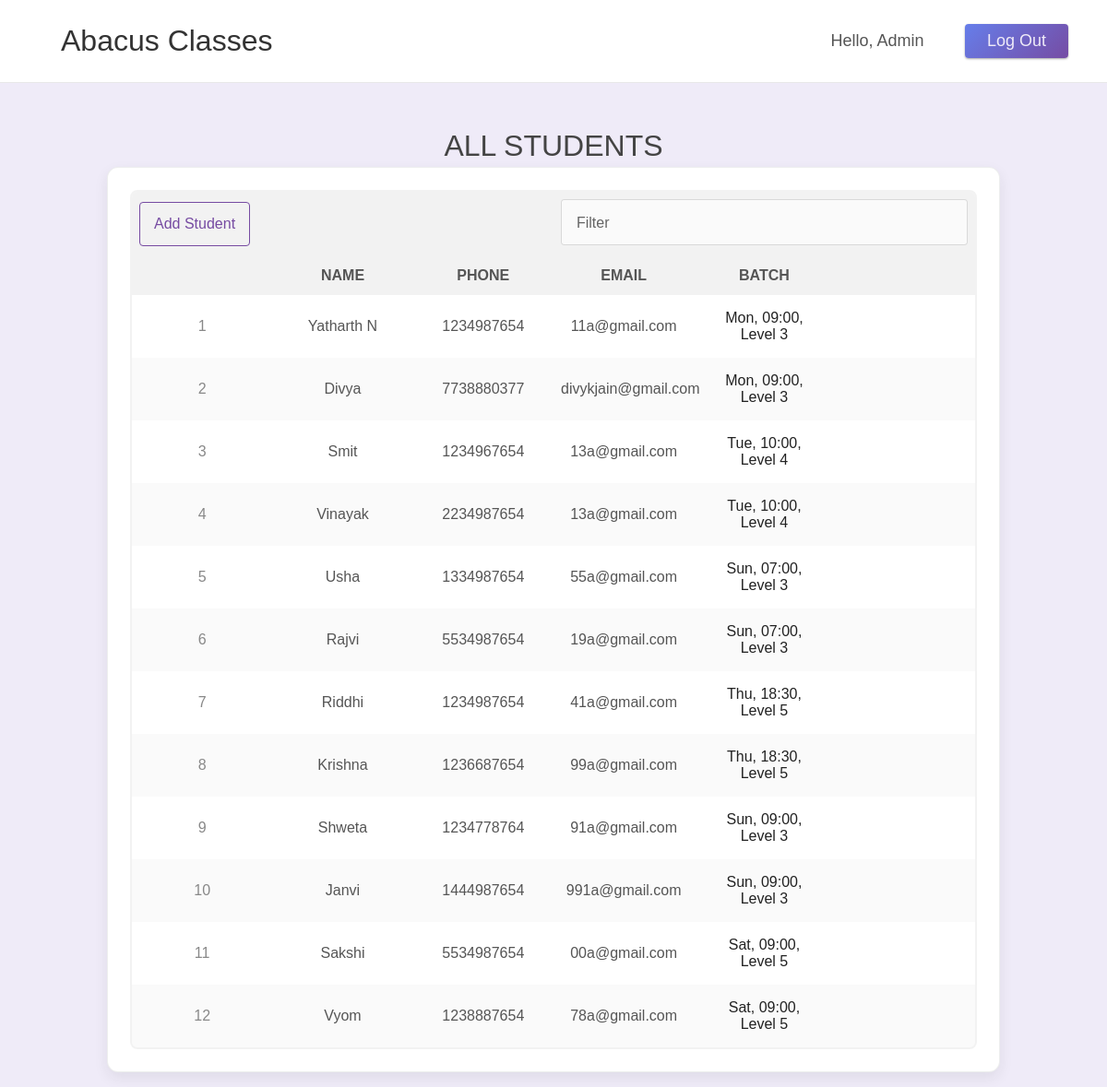
The app's page /student.php (signed in) with its own data.
### tables this page shows
CREATE TABLE `student` (
  `id` int(4) NOT NULL AUTO_INCREMENT,
  `name` varchar(50) DEFAULT NULL,
  `phone` varchar(15) DEFAULT NULL,
  `email` varchar(320) DEFAULT NULL,
  `password` varchar(255) DEFAULT NULL,
  `batch_id` int(4) DEFAULT NULL,
  PRIMARY KEY (`id`),
  KEY `batch_id` (`batch_id`),
  CONSTRAINT `Student_ibfk_1` FOREIGN KEY (`batch_id`) REFERENCES `batch` (`id`)
);

### student.php (the view, shortened to what this page needs)
<!DOCTYPE html>
<html lang="en">
<?php
    include("parts/head.php");
?>
<body>
    <?php
        include("parts/header.php");
    ?>
    <main>
        <h3 class="span6 fancy">All Students</h3>
        <div id="student" class="card span6">
            <table cellspacing="0" cellpadding="0" class="action">
                <tr head>
                    <td colspan="3" class="actions">
                        <a id="add-btn" class="button outline small">Add Student</a>
                    </td>
                    <td colspan="3" class="filter">
                        <label class="textfield">
                            <input type="text" name="filter" placeholder=" ">
                            <span>Filter</span>
                        </label>
                    </td>
                </tr>
                <tr head>
                    <th>&nbsp;</th>
                    <th>Name</th>
                    <th>Phone</th>
                    <th>Email</th>
                    <th>Batch</th>
                    <th>&nbsp;</th>
                </tr>
            <?php
                try {
                    $conn = dbConnect();
                    $studentQuery = $conn->prepare(
                        "SELECT student.id,
                        student.name,
                        student.phone,
                        student.email,
                        batch.id AS bid,
                        CONCAT(LEFT(batch.day, 3), ', ', LEFT(batch.timing, 5), ', Level ', batch.level) AS bname
                        FROM student
                        INNER JOIN batch ON student.batch_id = batch.id"
                    );
                    $studentQuery->execute();
                    while ($student = $studentQuery->fetch(PDO::FETCH_ASSOC)) {
                    ?>
                        <tr data-student-id="<?php echo $student['id'] ?>" data-batch-id="<?php echo $student['bid'] ?>" data-batch-name="<?php echo $student['bname'] ?>" data-phone="<?php echo $student['phone']?>" data-email="<?php echo $student['email']?>" data-name="<?php echo $student['name']?>">
                            <td><?php echo $student['id']?></td>
                            <td><?php echo $student['name']?></td>
                            <td><?php echo $student['phone']?></td>
                            <td><?php echo $student['email']?></td>
                            <td><a class="batch-btn button flat small"><?php echo $student['bname']?></a></td>
                        </tr>
                    <?php
                    }
                } catch (PDOException $e) {
                    error_log("[".date('Y-m-d H:i:s O',time())."] [".basename(__FILE__)."] [session: " . json_encode($_SESSION) . "] [input: " . json_encode($_REQUEST) . "] " . $e->getMessage(), 3, "../logs/db_error.log");
                    exit();
                }
            ?>
            </table>
        </div>
    </main>
</body>
</html>

### css/common.css (style rules this page uses)
* { cursor: default; margin: 0; padding: 0; box-sizing: border-box; user-select: none; }
.button { display: inline-block; vertical-align: middle; text-align: center; font-size: 18px; padding: 8px 24px; border-radius: 4px; border: none; outline: none; text-decoration: none; font-weight: normal; background-image: linear-gradient(135deg, #667eea 0%, #764ba2 34%, #764ba2 66%, #6a11cb 100%); background-size: 300% 300%; background-position: 0% 0%; color: #efebf8; box-shadow: 0 1px 3px rgba(0, 0, 0, 0.12), 0 1px 2px rgba(0, 0, 0, 0.24); transition: box-shadow 0.3s, color 0.3s, transform 0.3s, background-position 0.3s, background-color 0.3s, border 0.3s; cursor: pointer; }
.button.flat { background-image: none; box-shadow: none; color: #222; font-weight: normal; }
.button.outline { background-image: none; box-shadow: none; color: rgb(118, 75, 162); font-weight: normal; border: 1px solid rgb(118, 75, 162); padding: 7px 15px; min-width: 72px; }
.button.small { font-size: 16px; }
.textfield { position: relative; display: inline-block; font-size: 16px; line-height: 1.5; overflow: hidden; border: 1px solid rgba(0, 0, 0, 0.15); border-radius: 4px; }
.textfield > input, .textfield > textarea { display: block; box-sizing: border-box; margin: 0; border: none; border-top: solid 22px transparent; border-radius: 4px; padding: 0 12px 8px; width: 100%; height: 100%; color: rgba(0, 0, 0, 0.87); background-color: rgba(0, 0, 0, 0.02); box-shadow: none; font-family: inherit; font-size: inherit; line-height: inherit; caret-color: #764ab2; transition: border-bottom 0.2s, background-color 0.2s; }
.textfield > input + span, .textfield > textarea + span { position: absolute; top: 0; left: 0; right: 0; bottom: 0; display: block; text-align: left; box-sizing: border-box; padding: 4px 12px 0; color: rgba(0, 0, 0, 0.6); font-size: 75%; line-height: 12px; pointer-events: none; transition: color 0.2s, font-size 0.2s, line-height 0.2s, padding 0.2s; }
h3.fancy { display: block; width: 100%; text-transform: uppercase; text-align: center; font-size: 32px; font-weight: lighter; padding: 24px 16px 0px; margin-bottom: -12px; color: #444; }
.card { display: block; padding: 24px; text-align: center; background-color: #fff; box-shadow: 0 6px 15px rgba(36,37,38,0.08); border-radius: 12px; border: 1px solid rgba(36,37,38,0.08); transition: box-shadow 0.5s ease; }
* { box-sizing: border-box; }
html { padding: 0; margin: 0; }
body { padding: 0; margin: 0; font-family: Helvetica, Arial, sans-serif; background-color: #efebf8; }
.span6 { grid-column: span 6; }
table { padding: 0px; width: 100%; border-radius: 8px; overflow: hidden; border: 2px solid rgba(0, 0, 0, 0.05); table-layout:fixed; }
table tr { transition: 0.3s all; }
table tr:nth-child(even) { background-color: rgba(0, 0, 0, 0.02); }
table tr[head] { background-color: rgba(0, 0, 0, 0.05); }
table th { font-weight: bold; text-transform: uppercase; padding: 12px; color: #555; text-align: center; }
table td { padding: 8px; font-size: 16px; color: #555; }
table td:first-child { color: #888; }
table td.filter { text-align: right; }
table td.filter label { width: 100%; min-width: 240px; background-color: #fff; }
table td.actions { text-align: left; }
table td.actions .button { height: 48px; line-height: 32px; }
main { max-width: 1000px; margin: auto; margin-top: 100px; padding: 16px; display: grid; grid-template-columns: repeat(6, 1fr); grid-template-rows: auto; grid-column-gap: 16px; grid-row-gap: 16px; }

### css/student.css (style rules this page uses)
main { max-width: 1000px; margin: auto; margin-top: 100px; padding: 16px; display: grid; grid-template-columns: repeat(6, 1fr); grid-template-rows: auto; grid-column-gap: 16px; grid-row-gap: 16px; }
table { padding: 0px; width: 100%; border-radius: 8px; overflow: hidden; border: 2px solid rgba(0, 0, 0, 0.05); table-layout:fixed; }
table tr { transition: 0.3s all; }
table tr:nth-child(even) { background-color: rgba(0, 0, 0, 0.02); }
table tr:nth-child(1), table tr:nth-child(2) { background-color: rgba(0, 0, 0, 0.05); }
table th { font-weight: bold; text-transform: uppercase; padding: 12px; color: #555; text-align: center; }
table td { padding: 8px; font-size: 16px; color: #555; }
table td:first-child { color: #888; }
table td.filter { text-align: right; }
table td.filter label { width: 100%; min-width: 240px; background-color: #fff; }
table td.actions { text-align: left; }
table td.actions .button { height: 48px; line-height: 32px; }

### records on screen
student: id "1", name "Yatharth N", phone "1234987654", email "11a@gmail.com", bname "Mon, 09:00, Level 3"
student: id "2", name "Divya", phone "7738880377", email "divykjain@gmail.com", bname "Mon, 09:00, Level 3"
student: id "3", name "Smit", phone "1234967654", email "13a@gmail.com", bname "Tue, 10:00, Level 4"
student: id "4", name "Vinayak", phone "2234987654", email "13a@gmail.com", bname "Tue, 10:00, Level 4"
student: id "5", name "Usha", phone "1334987654", email "55a@gmail.com", bname "Sun, 07:00, Level 3"
student: id "6", name "Rajvi", phone "5534987654", email "19a@gmail.com", bname "Sun, 07:00, Level 3"
student: id "7", name "Riddhi", phone "1234987654", email "41a@gmail.com", bname "Thu, 18:30, Level 5"
student: id "8", name "Krishna", phone "1236687654", email "99a@gmail.com", bname "Thu, 18:30, Level 5"
student: id "9", name "Shweta", phone "1234778764", email "91a@gmail.com", bname "Sun, 09:00, Level 3"
student: id "10", name "Janvi", phone "1444987654", email "991a@gmail.com", bname "Sun, 09:00, Level 3"
student: id "11", name "Sakshi", phone "5534987654", email "00a@gmail.com", bname "Sat, 09:00, Level 5"
student: id "12", name "Vyom", phone "1238887654", email "78a@gmail.com", bname "Sat, 09:00, Level 5"

### other values on screen
$_SESSION['user']['name'] "Admin"
